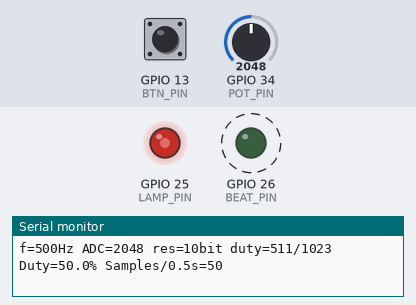
Simulated run of this sketch. Board: ESP32. Shown: output pins drawn as LEDs (lit = HIGH), the last lines printed to the serial monitor. Dashed ring = blinking. Inputs (shaded band) come from the test bench; at power-on: GPIO 34 (POT_PIN) = 2048, GPIO 13 (BTN_PIN) HIGH (analog values on the 0–4095 scale).

Above: at 1.2 s.
1.3 s: GPIO 34 (POT_PIN) set to 2866
At 1.75 s:
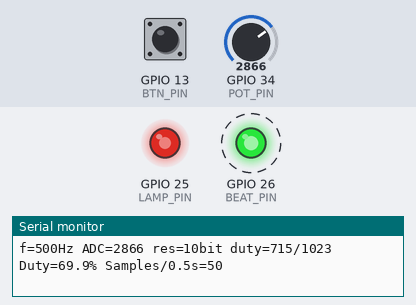
4.3 s: GPIO 13 (BTN_PIN) pulled LOW for 0.15 s
7.3 s: GPIO 34 (POT_PIN) set to 3603
At 7.75 s:
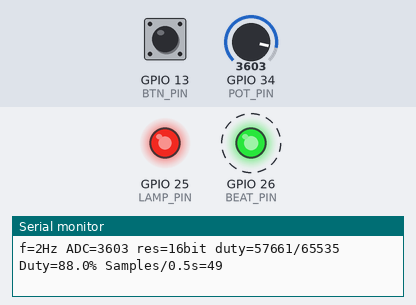
10.3 s: GPIO 34 (POT_PIN) set to 491
At 10.75 s:
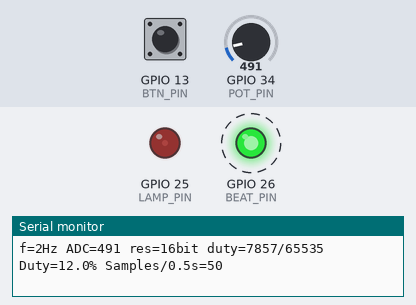
13.3 s: GPIO 34 (POT_PIN) set to 0
At 13.9 s:
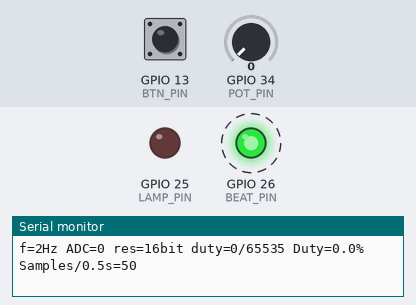
Timing chart, 0 to 17.3 s (numbered marks = the images above; inputs shaded):
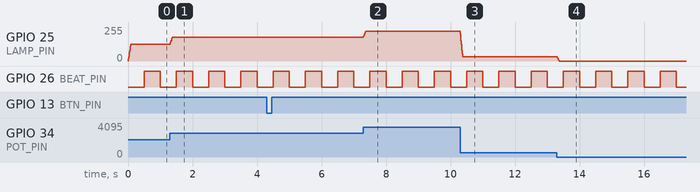

Measured:
- after the input at 1.3 s, GPIO 25 (LAMP_PIN): 127/255 → 178/255 at once
- after the input at 7.3 s, GPIO 25 (LAMP_PIN): 178/255 → 224/255 at once
- after the input at 10.3 s, GPIO 25 (LAMP_PIN): 224/255 → 31/255 at once
- after the input at 13.3 s, GPIO 25 (LAMP_PIN): 31/255 → 0/255 at once
- by itself, GPIO 26 (BEAT_PIN): alternates HIGH for 0.50 s and LOW for 0.50 s

The sketch:

sketch.ino
```cpp
/*
 * 실습 6-5  타이머 기반 정밀 가변램프  —  ESP32 DevKitC V4
 * ------------------------------------------------------------------
 * 회로 : GPIO25 → 330Ω → LED1(+) → GND         램프 LED (LEDC PWM)
 *        GPIO26 → 330Ω → LED2(+) → GND         심장박동 LED (타이머 틱으로 0.5 s 토글)
 *        가변저항: 양 끝 3.3V / GND, Wiper → GPIO34   (5V 연결 금지)
 *        GPIO13 ↔ 푸시버튼 ↔ GND               PWM 주파수 변경 (2 → 10 → 50 → 500 Hz)
 *
 * 타이머 자원
 *   하드웨어 타이머 0 : 10 ms 알람 → 샘플링 태스크를 깨움 (100 Hz 샘플링, 50번마다 LED2 토글)
 *   LEDC              : 램프 LED PWM (주파수마다 해상도를 바꿔 설정)
 *
 * 요구사항
 *   1) 가변저항을 정확히 100 Hz 로 샘플링하고 최근 8개 평균으로 잡음을 줄인다.
 *   2) 평균값으로 LED1 듀티를 바꾼다.
 *   3) 버튼으로 PWM 주파수를 바꿔 2 Hz 에서는 깜빡임, 500 Hz 에서는 밝기로 보이는지 확인한다.
 *   4) LED2 는 loop 가 아무리 바빠도 정확히 0.5 s 마다 토글된다.
 *   5) loop() 에서 delay() 사용 금지. 500 ms 마다 상태를 시리얼로 출력한다.
 *
 * 코어 : Arduino-ESP32 3.x
 */

const int LAMP_PIN = 25;
const int BEAT_PIN = 26;
const int POT_PIN  = 34;
const int BTN_PIN  = 13;

struct PwmSetting { uint32_t freq; uint8_t res; };
const PwmSetting SETTINGS[] = { {2, 16}, {10, 14}, {50, 11}, {500, 10} };
const int SETTING_COUNT = sizeof(SETTINGS) / sizeof(SETTINGS[0]);
int setNo = 3;                                   // 500 Hz 에서 시작

hw_timer_t*  sampleTimer = nullptr;
TaskHandle_t sampleTaskHandle = nullptr;
portMUX_TYPE dataMux = portMUX_INITIALIZER_UNLOCKED;

const int AVG_N = 8;
// 아래 변수들은 dataMux(임계구역)로 보호한다
long     sharedSum = 0;
bool     newSample = false;
uint32_t sampleCount = 0;

void ARDUINO_ISR_ATTR onTimer() {
  BaseType_t woken = pdFALSE;
  vTaskNotifyGiveFromISR(sampleTaskHandle, &woken);
  portYIELD_FROM_ISR(woken);
}

void sampleTask(void* arg) {
  int  buf[AVG_N] = {0};
  int  idx = 0;
  long sum = 0;
  int  beatTick = 0;
  bool beat = false;
  for (;;) {
    ulTaskNotifyTake(pdTRUE, portMAX_DELAY);     // 10 ms 마다 깨어남
    int adc = analogRead(POT_PIN);
    sum += adc - buf[idx];
    buf[idx] = adc;
    idx = (idx + 1) % AVG_N;

    portENTER_CRITICAL(&dataMux);
    sharedSum = sum;
    newSample = true;
    sampleCount++;
    portEXIT_CRITICAL(&dataMux);

    if (++beatTick >= 50) {                      // 50 × 10 ms = 0.5 s
      beatTick = 0;
      beat = !beat;
      digitalWrite(BEAT_PIN, beat);
    }
  }
}

const unsigned long DEBOUNCE_MS = 30;
int lastReading = HIGH, stableState = HIGH;
unsigned long lastChangeMs = 0;

bool buttonPressed() {
  int reading = digitalRead(BTN_PIN);
  if (reading != lastReading) { lastChangeMs = millis(); lastReading = reading; }
  if (millis() - lastChangeMs >= DEBOUNCE_MS && reading != stableState) {
    stableState = reading;
    return stableState == LOW;
  }
  return false;
}

int avgAdc = 0;
uint32_t dutyRaw = 0;
unsigned long lastPrintMs = 0;

void setup() {
  Serial.begin(115200);
  pinMode(BEAT_PIN, OUTPUT);
  pinMode(BTN_PIN, INPUT_PULLUP);
  analogReadResolution(12);

  ledcAttach(LAMP_PIN, SETTINGS[setNo].freq, SETTINGS[setNo].res);

  xTaskCreatePinnedToCore(sampleTask, "sample", 4096, nullptr, 5,
                          &sampleTaskHandle, 1);
  sampleTimer = timerBegin(1000000);             // 1 MHz
  timerAttachInterrupt(sampleTimer, &onTimer);
  timerAlarm(sampleTimer, 10000, true, 0);       // 10 ms 반복

  Serial.println("Lab6-5 Precise Lamp (ESP32)");
}

void loop() {
  if (buttonPressed()) {
    setNo = (setNo + 1) % SETTING_COUNT;
    ledcChangeFrequency(LAMP_PIN, SETTINGS[setNo].freq, SETTINGS[setNo].res);
  }

  bool fresh = false;
  long sum = 0;
  portENTER_CRITICAL(&dataMux);
  if (newSample) { sum = sharedSum; newSample = false; fresh = true; }
  portEXIT_CRITICAL(&dataMux);

  if (fresh) {
    avgAdc = sum / AVG_N;
    uint32_t maxDuty = (1UL << SETTINGS[setNo].res) - 1;
    dutyRaw = (uint32_t)((uint64_t)maxDuty * avgAdc / 4095);
    ledcWrite(LAMP_PIN, dutyRaw);
  }

  if (millis() - lastPrintMs >= 500) {
    lastPrintMs = millis();
    portENTER_CRITICAL(&dataMux);
    uint32_t cnt = sampleCount;
    sampleCount = 0;
    portEXIT_CRITICAL(&dataMux);

    uint32_t maxDuty = (1UL << SETTINGS[setNo].res) - 1;
    Serial.printf("f=%luHz ADC=%d res=%ubit duty=%lu/%lu Duty=%.1f%% Samples/0.5s=%lu\n",
                  (unsigned long)SETTINGS[setNo].freq, avgAdc, SETTINGS[setNo].res,
                  (unsigned long)dutyRaw, (unsigned long)maxDuty,
                  dutyRaw * 100.0 / maxDuty, (unsigned long)cnt);
  }
}
```
